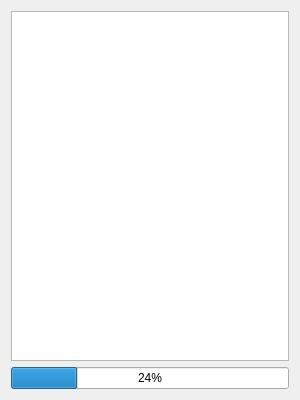
<?xml version="1.0" encoding="UTF-8"?>
<ui version="4.0">
 <class>Form</class>
 <widget class="QWidget" name="Form">
  <property name="geometry">
   <rect>
    <x>0</x>
    <y>0</y>
    <width>300</width>
    <height>400</height>
   </rect>
  </property>
  <property name="windowTitle">
   <string>Form</string>
  </property>
  <layout class="QGridLayout" name="gridLayout">
   <item row="0" column="0">
    <layout class="QVBoxLayout" name="verticalLayout">
     <item>
      <widget class="QTextEdit" name="textEdit"/>
     </item>
     <item>
      <widget class="QProgressBar" name="progressBar">
       <property name="value">
        <number>24</number>
       </property>
      </widget>
     </item>
    </layout>
   </item>
  </layout>
 </widget>
 <resources/>
 <connections/>
</ui>
